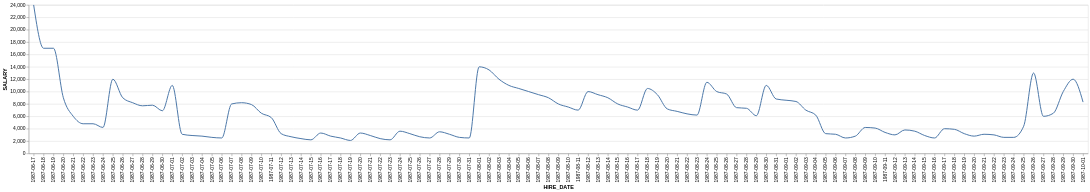

The Vega-Lite source for this figure:
### Vega-Lite specification from a JSON file in a GitHub repository (floating-point values rounded to 4 significant figures)
{"data": {"values": [{"x_data": "1987-06-17", "y_data": 24000}, {"x_data": "1987-06-18", "y_data": 17000}, {"x_data": "1987-06-19", "y_data": 17000}, {"x_data": "1987-06-20", "y_data": 9000}, {"x_data": "1987-06-21", "y_data": 6000}, {"x_data": "1987-06-22", "y_data": 4800}, {"x_data": "1987-06-23", "y_data": 4800}, {"x_data": "1987-06-24", "y_data": 4200}, {"x_data": "1987-06-25", "y_data": 12000}, {"x_data": "1987-06-26", "y_data": 9000}, {"x_data": "1987-06-27", "y_data": 8200}, {"x_data": "1987-06-28", "y_data": 7700}, {"x_data": "1987-06-29", "y_data": 7800}, {"x_data": "1987-06-30", "y_data": 6900}, {"x_data": "1987-07-01", "y_data": 11000}, {"x_data": "1987-07-02", "y_data": 3100}, {"x_data": "1987-07-03", "y_data": 2900}, {"x_data": "1987-07-04", "y_data": 2800}, {"x_data": "1987-07-05", "y_data": 2600}, {"x_data": "1987-07-06", "y_data": 2500}, {"x_data": "1987-07-07", "y_data": 8000}, {"x_data": "1987-07-08", "y_data": 8200}, {"x_data": "1987-07-09", "y_data": 7900}, {"x_data": "1987-07-10", "y_data": 6500}, {"x_data": "1987-07-11", "y_data": 5800}, {"x_data": "1987-07-12", "y_data": 3200}, {"x_data": "1987-07-13", "y_data": 2700}, {"x_data": "1987-07-14", "y_data": 2400}, {"x_data": "1987-07-15", "y_data": 2200}, {"x_data": "1987-07-16", "y_data": 3300}, {"x_data": "1987-07-17", "y_data": 2800}, {"x_data": "1987-07-18", "y_data": 2500}, {"x_data": "1987-07-19", "y_data": 2100}, {"x_data": "1987-07-20", "y_data": 3300}, {"x_data": "1987-07-21", "y_data": 2900}, {"x_data": "1987-07-22", "y_data": 2400}, {"x_data": "1987-07-23", "y_data": 2200}, {"x_data": "1987-07-24", "y_data": 3600}, {"x_data": "1987-07-25", "y_data": 3200}, {"x_data": "1987-07-26", "y_data": 2700}, {"x_data": "1987-07-27", "y_data": 2500}, {"x_data": "1987-07-28", "y_data": 3500}, {"x_data": "1987-07-29", "y_data": 3100}, {"x_data": "1987-07-30", "y_data": 2600}, {"x_data": "1987-07-31", "y_data": 2500}, {"x_data": "1987-08-01", "y_data": 14000}, {"x_data": "1987-08-02", "y_data": 13500}, {"x_data": "1987-08-03", "y_data": 12000}, {"x_data": "1987-08-04", "y_data": 11000}, {"x_data": "1987-08-05", "y_data": 10500}, {"x_data": "1987-08-06", "y_data": 10000}, {"x_data": "1987-08-07", "y_data": 9500}, {"x_data": "1987-08-08", "y_data": 9000}, {"x_data": "1987-08-09", "y_data": 8000}, {"x_data": "1987-08-10", "y_data": 7500}, {"x_data": "1987-08-11", "y_data": 7000}, {"x_data": "1987-08-12", "y_data": 10000}, {"x_data": "1987-08-13", "y_data": 9500}, {"x_data": "1987-08-14", "y_data": 9000}, {"x_data": "1987-08-15", "y_data": 8000}, {"x_data": "1987-08-16", "y_data": 7500}, {"x_data": "1987-08-17", "y_data": 7000}, {"x_data": "1987-08-18", "y_data": 10500}, {"x_data": "1987-08-19", "y_data": 9500}, {"x_data": "1987-08-20", "y_data": 7200}, {"x_data": "1987-08-21", "y_data": 6800}, {"x_data": "1987-08-22", "y_data": 6400}, {"x_data": "1987-08-23", "y_data": 6200}, {"x_data": "1987-08-24", "y_data": 11500}, {"x_data": "1987-08-25", "y_data": 10000}, {"x_data": "1987-08-26", "y_data": 9600}, {"x_data": "1987-08-27", "y_data": 7400}, {"x_data": "1987-08-28", "y_data": 7300}, {"x_data": "1987-08-29", "y_data": 6100}, {"x_data": "1987-08-30", "y_data": 11000}, {"x_data": "1987-08-31", "y_data": 8800}, {"x_data": "1987-09-01", "y_data": 8600}, {"x_data": "1987-09-02", "y_data": 8400}, {"x_data": "1987-09-03", "y_data": 7000}, {"x_data": "1987-09-04", "y_data": 6200}, {"x_data": "1987-09-05", "y_data": 3200}, {"x_data": "1987-09-06", "y_data": 3100}, {"x_data": "1987-09-07", "y_data": 2500}, {"x_data": "1987-09-08", "y_data": 2800}, {"x_data": "1987-09-09", "y_data": 4200}, {"x_data": "1987-09-10", "y_data": 4100}, {"x_data": "1987-09-11", "y_data": 3400}, {"x_data": "1987-09-12", "y_data": 3000}, {"x_data": "1987-09-13", "y_data": 3800}, {"x_data": "1987-09-14", "y_data": 3600}, {"x_data": "1987-09-15", "y_data": 2900}, {"x_data": "1987-09-16", "y_data": 2500}, {"x_data": "1987-09-17", "y_data": 4000}, {"x_data": "1987-09-18", "y_data": 3900}, {"x_data": "1987-09-19", "y_data": 3200}, {"x_data": "1987-09-20", "y_data": 2800}, {"x_data": "1987-09-21", "y_data": 3100}, {"x_data": "1987-09-22", "y_data": 3000}, {"x_data": "1987-09-23", "y_data": 2600}, {"x_data": "1987-09-24", "y_data": 2600}, {"x_data": "1987-09-25", "y_data": 4400}, {"x_data": "1987-09-26", "y_data": 13000}, {"x_data": "1987-09-27", "y_data": 6000}, {"x_data": "1987-09-28", "y_data": 6500}, {"x_data": "1987-09-29", "y_data": 10000}, {"x_data": "1987-09-30", "y_data": 12000}, {"x_data": "1987-10-01", "y_data": 8300}]}, "mark": {"type": "line", "interpolate": "monotone"}, "encoding": {"x": {"field": "x_data", "type": "nominal", "title": "HIRE_DATE", "sort": "ascending"}, "y": {"field": "y_data", "type": "quantitative", "title": "SALARY"}}}
